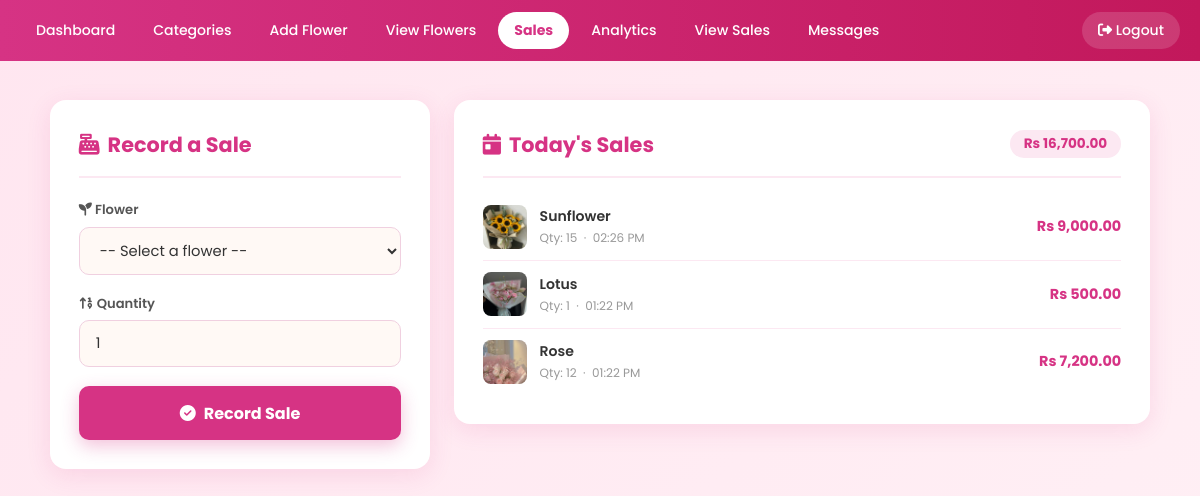
/sales.php (signed in), run on the app's committed database.
### tables this page shows
CREATE TABLE `sales` (
  `id` int(11) NOT NULL,
  `product_id` int(11) NOT NULL,
  `user_id` int(11) DEFAULT NULL,
  `order_id` int(11) DEFAULT NULL,
  `quantity` int(11) NOT NULL,
  `subtotal` decimal(10,2) NOT NULL,
  `sale_date` datetime DEFAULT current_timestamp()
);

CREATE TABLE `products` (
  `id` int(11) NOT NULL,
  `name` varchar(100) NOT NULL,
  `price` decimal(10,2) NOT NULL,
  `quantity` int(11) NOT NULL,
  `image` varchar(255) DEFAULT NULL,
  `category_id` int(11) DEFAULT NULL
);

### sales.php (the view, shortened to what this page needs)
<?php
include 'db.php';
$products = $conn->query("SELECT * FROM products WHERE quantity > 0 ORDER BY name ASC")->fetch_all(MYSQLI_ASSOC);
$todaySales = $conn->query("
    SELECT s.id, p.name, p.image, s.quantity, s.subtotal, s.sale_date
    FROM sales s
    JOIN products p ON s.product_id = p.id
    WHERE DATE(s.sale_date) = CURDATE()
    ORDER BY s.sale_date DESC
")->fetch_all(MYSQLI_ASSOC);
$todayTotal = array_sum(array_column($todaySales, 'subtotal'));
?>
<!DOCTYPE html>
<html>
<head>
    <link rel="stylesheet" href="https://cdnjs.cloudflare.com/ajax/libs/font-awesome/6.5.0/css/all.min.css">
</head>
<body>
<div class="navbar">
    <a href="admin_dashboard.php">Dashboard</a>
    <a href="categories.php">Categories</a>
    <a href="add_product.php">Add Flower</a>
    <a href="view_products.php">View Flowers</a>
    <a href="sales.php" class="active">Sales</a>
    <a href="analytics.php">Analytics</a>
    <a href="view_sales.php">View Sales</a>
    <a href="messages.php">Messages</a>
    <a href="logout.php" class="logout"><i class="fas fa-sign-out-alt"></i> Logout</a>
</div>
<div class="container">
    <div class="panel">
        <h2><i class="fas fa-cash-register"></i> Record a Sale</h2>
        <?php if (empty($products)): ?>
            <div class="empty">
                <i class="fas fa-box-open"></i>
                <p>No flowers in stock.<br>
                <a href="add_product.php" style="color:#d63384;">Add some flowers</a> first.</p>
            </div>
        <?php else: ?>
        <form method="POST" id="saleForm">
            <div class="form-group">
                <label><i class="fas fa-seedling"></i> Flower</label>
                <select name="product_id" id="productSelect" required onchange="updatePreview()">
                    <option value="">-- Select a flower --</option>
                </select>
            </div>
            <div class="form-group">
                <label><i class="fas fa-sort-numeric-up"></i> Quantity</label>
                <input type="number" name="quantity" id="qtyInput"
                       min="1" max="9999" value="1" required
                       onchange="updatePreview()" oninput="updatePreview()">
            </div>
            <button type="submit" name="record_sale" class="btn-record">
                <i class="fas fa-check-circle"></i> Record Sale
            </button>
        </form>
        <?php endif; ?>
    </div>
    <div class="panel">
        <div class="today-header">
            <h2 style="margin-bottom:0; border-bottom:none; padding-bottom:0;">
                <i class="fas fa-calendar-day"></i> Today's Sales
            </h2>
            <?php if (!empty($todaySales)): ?>
            <span class="today-total">Rs <?= number_format($todayTotal, 2) ?></span>
            <?php endif; ?>
        </div>
        <div style="border-bottom: 2px solid #fce8f2; margin-bottom: 1rem;"></div>
        <?php if (!empty($todaySales)): ?>
            <?php foreach ($todaySales as $s): ?>
            <div class="sale-row">
                <img src="uploads/<?= htmlspecialchars($s['image']) ?>" alt="">
                <div>
                    <div class="sale-name"><?= htmlspecialchars($s['name']) ?></div>
                    <div class="sale-meta">
                        Qty: <?= $s['quantity'] ?> &nbsp;·&nbsp;
                        <?= date('h:i A', strtotime($s['sale_date'])) ?>
                    </div>
                </div>
                <div class="sale-amount">Rs <?= number_format($s['subtotal'], 2) ?></div>
            </div>
            <?php endforeach; ?>
        <?php endif; ?>
    </div>
</div>
</body>
</html>

### sales.php (style rules this page uses)
* { box-sizing: border-box; margin: 0; padding: 0; }
body { font-family: 'Poppins', sans-serif; background: linear-gradient(135deg, #ffe6f0, #fff0f5); min-height: 100vh; padding-top: 70px; }
.navbar { position: fixed; top: 0; left: 0; width: 100%; background: linear-gradient(90deg, #d63384, #c2185b); padding: 12px 20px; z-index: 1000; display: flex; gap: 6px; align-items: center; }
.navbar a { color: white; text-decoration: none; padding: 8px 16px; border-radius: 20px; font-size: 0.88rem; font-weight: 500; transition: background 0.2s; }
.navbar a.active { background: white; color: #d63384; font-weight: 700; }
.navbar a.logout { margin-left: auto; background: rgba(255,255,255,0.15); }
.container { width: 92%; max-width: 1100px; margin: 30px auto; display: grid; grid-template-columns: 380px 1fr; gap: 24px; }
.panel { background: white; border-radius: 16px; padding: 1.8rem; box-shadow: 0 6px 24px rgba(214,51,132,0.12); align-self: start; }
h2 { color: #d63384; font-size: 1.3rem; margin-bottom: 1.4rem; display: flex; align-items: center; gap: 0.5rem; padding-bottom: 1rem; border-bottom: 2px solid #fce8f2; }
.form-group { margin-bottom: 1.2rem; }
.form-group label { display: block; font-size: 0.82rem; font-weight: 600; color: #555; margin-bottom: 0.4rem; }
.form-group select, .form-group input[type="number"] { width: 100%; padding: 0.75rem 1rem; border: 1.5px solid #f0d0e0; border-radius: 10px; font-family: 'Poppins', sans-serif; font-size: 0.92rem; color: #333; background: #fff9f5; outline: none; transition: border-color 0.2s, box-shadow 0.2s; }
.btn-record { width: 100%; padding: 0.9rem; background: #d63384; color: white; border: none; border-radius: 10px; font-family: 'Poppins', sans-serif; font-size: 1rem; font-weight: 700; cursor: pointer; transition: all 0.2s; box-shadow: 0 6px 18px rgba(214,51,132,0.3); display: flex; align-items: center; justify-content: center; gap: 0.5rem; }
.today-header { display: flex; justify-content: space-between; align-items: center; margin-bottom: 1rem; }
.today-total { background: #fce8f2; color: #d63384; padding: 4px 14px; border-radius: 20px; font-size: 0.85rem; font-weight: 700; }
.sale-row { display: grid; grid-template-columns: 44px 1fr auto; gap: 0.8rem; align-items: center; padding: 0.7rem 0; border-bottom: 1px solid #fce8f2; }
.sale-row:last-child { border-bottom: none; }
.sale-row img { width: 44px; height: 44px; object-fit: cover; border-radius: 8px; }
.sale-name { font-weight: 600; font-size: 0.88rem; color: #333; }
.sale-meta { font-size: 0.75rem; color: #999; margin-top: 2px; }
.sale-amount { font-weight: 700; color: #d63384; font-size: 0.9rem; white-space: nowrap; }

### data on the page
sales: product.image (picture), product.name "Sunflower", quantity "15", sale_date "02:26 PM", subtotal "9,000.00"
sales: product.image (picture), product.name "Lotus", quantity "1", sale_date "01:22 PM", subtotal "500.00"
sales: product.image (picture), product.name "Rose", quantity "12", sale_date "01:22 PM", subtotal "7,200.00"

### other printed values
$todayTotal "16,700.00"
